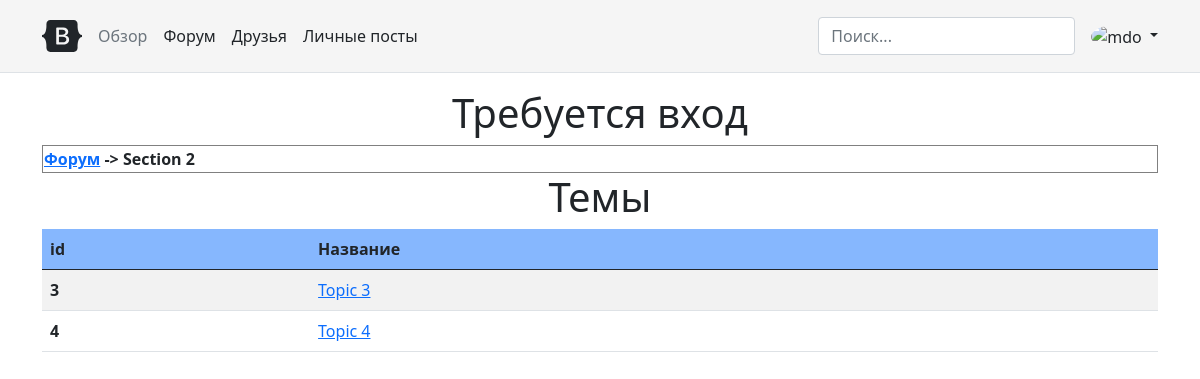
Screenshot of /sections/2/topics with the database file from the repository.
### data/section.py (models this page shows, shortened)
class Section(SqlAlchemyBase, UserMixin):
    __tablename__ = 'sections'  # Подключение к таблице 'users' базы данных
    id = sqlalchemy.Column(sqlalchemy.Integer, primary_key=True, autoincrement=True)
    name = sqlalchemy.Column(sqlalchemy.String)
    description = sqlalchemy.Column(sqlalchemy.String)
    deleted = sqlalchemy.Column(sqlalchemy.Boolean, nullable=True)

### data/topic.py (models this page shows, shortened)
class Topic(SqlAlchemyBase, UserMixin):
    __tablename__ = 'topics'  # Подключение к таблице 'users' базы данных
    id = sqlalchemy.Column(sqlalchemy.Integer, primary_key=True, autoincrement=True)  # Выбор столбца
    name = sqlalchemy.Column(sqlalchemy.String)
    section_id = sqlalchemy.Column(sqlalchemy.Integer, sqlalchemy.ForeignKey('sections.id'),
                                   nullable=True)
    unlock = sqlalchemy.Column(sqlalchemy.Boolean, nullable=True)
    description = sqlalchemy.Column(sqlalchemy.String)
    deleted = sqlalchemy.Column(sqlalchemy.Boolean, nullable=True)

### app.py (the view)
@app.route('/sections/<section_id>/topics')
def topics(section_id):
    db_sess = db_session.create_session()
    topics = db_sess.query(Topic).filter(Topic.section_id == section_id).order_by(Topic.id.asc())
    section = db_sess.query(Section).filter(Section.id == section_id).first().name
    return render_template('topics.html', topics=topics, section=section)

### data/db_session.py (called while the page is built)
def create_session() -> Session:
    global __factory
    return __factory()

### templates/topics.html (shortened to what this page needs)
{% extends "index.html" %}
{% block content %}
    <table border="1" width="100%">
        <th>
            <a href="{{ url_for('sections') }}">Форум</a> ->
            {{ section }}
        </th>
    </table>
        <h1 align="center">Темы</h1>
    <table class="table table-striped">
      <thead>
          <th scope="col">id</th>
          <th scope="col">Название</th>
      </thead>
      <tbody>
      {% for topic in topics %}
        <tr>
          <th scope="row">{{ topic.id }}</th>
          <td><a href="{{ url_for('posts', section_id=topic.section_id, topic_id=topic.id) }}">{{ topic.name }}</a></td>
        </tr>
      {% endfor %}
      </tbody>
    </table>
{% endblock %}

### static/css/style.css (style rules this page uses)
body { background-color: white; }
thead { background-color: #86b7fe; }

### rows the page displays
Section: name "Section 2"
Topic: id "3", name "Topic 3"
Topic: id "4", name "Topic 4"
